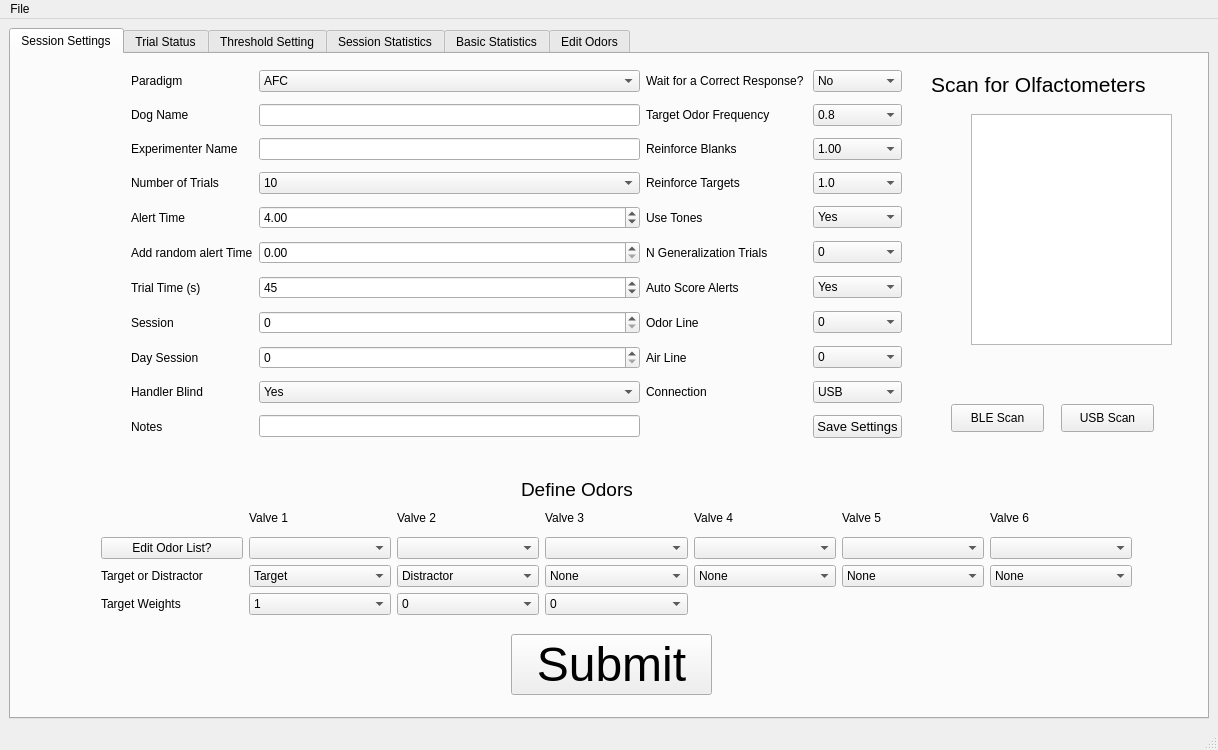
<?xml version="1.0" encoding="UTF-8"?>
<ui version="4.0">
 <class>MainWindow</class>
 <widget class="QMainWindow" name="MainWindow">
  <property name="geometry">
   <rect>
    <x>0</x>
    <y>0</y>
    <width>1218</width>
    <height>750</height>
   </rect>
  </property>
  <property name="windowTitle">
   <string>MainWindow</string>
  </property>
  <widget class="QWidget" name="centralwidget">
   <layout class="QHBoxLayout" name="horizontalLayout">
    <item>
     <widget class="QTabWidget" name="tabWidget">
      <property name="sizePolicy">
       <sizepolicy hsizetype="Preferred" vsizetype="Preferred">
        <horstretch>0</horstretch>
        <verstretch>0</verstretch>
       </sizepolicy>
      </property>
      <property name="currentIndex">
       <number>0</number>
      </property>
      <widget class="QWidget" name="tab">
       <attribute name="title">
        <string>Session Settings</string>
       </attribute>
       <widget class="QWidget" name="gridLayoutWidget">
        <property name="geometry">
         <rect>
          <x>90</x>
          <y>450</y>
          <width>1031</width>
          <height>111</height>
         </rect>
        </property>
        <layout class="QGridLayout" name="gridLayout">
         <item row="2" column="1">
          <widget class="QComboBox" name="TargDist_1">
           <item>
            <property name="text">
             <string>Target</string>
            </property>
           </item>
           <item>
            <property name="text">
             <string>Distractor</string>
            </property>
           </item>
          </widget>
         </item>
         <item row="2" column="0">
          <widget class="QLabel" name="label_28">
           <property name="text">
            <string>Target or Distractor</string>
           </property>
          </widget>
         </item>
         <item row="0" column="3">
          <widget class="QLabel" name="label_11">
           <property name="text">
            <string>Valve 3</string>
           </property>
          </widget>
         </item>
         <item row="0" column="2">
          <widget class="QLabel" name="label_10">
           <property name="text">
            <string>Valve 2</string>
           </property>
          </widget>
         </item>
         <item row="1" column="3">
          <widget class="QComboBox" name="Odor3"/>
         </item>
         <item row="1" column="6">
          <widget class="QComboBox" name="Odor6"/>
         </item>
         <item row="1" column="2">
          <widget class="QComboBox" name="Odor2"/>
         </item>
         <item row="0" column="6">
          <widget class="QLabel" name="label_22">
           <property name="text">
            <string>Valve 6</string>
           </property>
          </widget>
         </item>
         <item row="0" column="1">
          <widget class="QLabel" name="label_9">
           <property name="text">
            <string>Valve 1</string>
           </property>
          </widget>
         </item>
         <item row="1" column="1">
          <widget class="QComboBox" name="Odor1"/>
         </item>
         <item row="1" column="0">
          <widget class="QPushButton" name="EditOdorList">
           <property name="text">
            <string>Edit Odor List?</string>
           </property>
          </widget>
         </item>
         <item row="0" column="5">
          <widget class="QLabel" name="label_21">
           <property name="text">
            <string>Valve 5</string>
           </property>
          </widget>
         </item>
         <item row="1" column="4">
          <widget class="QComboBox" name="Odor4"/>
         </item>
         <item row="1" column="5">
          <widget class="QComboBox" name="Odor5"/>
         </item>
         <item row="0" column="4">
          <widget class="QLabel" name="label_14">
           <property name="text">
            <string>Valve 4</string>
           </property>
          </widget>
         </item>
         <item row="2" column="5">
          <widget class="QComboBox" name="TargDist_5">
           <property name="currentIndex">
            <number>1</number>
           </property>
           <item>
            <property name="text">
             <string>Distractor</string>
            </property>
           </item>
           <item>
            <property name="text">
             <string>None</string>
            </property>
           </item>
          </widget>
         </item>
         <item row="2" column="4">
          <widget class="QComboBox" name="TargDist_4">
           <property name="currentIndex">
            <number>1</number>
           </property>
           <item>
            <property name="text">
             <string>Distractor</string>
            </property>
           </item>
           <item>
            <property name="text">
             <string>None</string>
            </property>
           </item>
          </widget>
         </item>
         <item row="2" column="3">
          <widget class="QComboBox" name="TargDist_3">
           <property name="currentIndex">
            <number>2</number>
           </property>
           <item>
            <property name="text">
             <string>Target</string>
            </property>
           </item>
           <item>
            <property name="text">
             <string>Distractor</string>
            </property>
           </item>
           <item>
            <property name="text">
             <string>None</string>
            </property>
           </item>
          </widget>
         </item>
         <item row="2" column="6">
          <widget class="QComboBox" name="TargDist_6">
           <property name="currentIndex">
            <number>1</number>
           </property>
           <item>
            <property name="text">
             <string>Distractor</string>
            </property>
           </item>
           <item>
            <property name="text">
             <string>None</string>
            </property>
           </item>
          </widget>
         </item>
         <item row="2" column="2">
          <widget class="QComboBox" name="TargDist_2">
           <property name="currentIndex">
            <number>1</number>
           </property>
           <item>
            <property name="text">
             <string>Target</string>
            </property>
           </item>
           <item>
            <property name="text">
             <string>Distractor</string>
            </property>
           </item>
           <item>
            <property name="text">
             <string>Probe</string>
            </property>
           </item>
          </widget>
         </item>
         <item row="3" column="0">
          <widget class="QLabel" name="label_29">
           <property name="text">
            <string>Target Weights</string>
           </property>
          </widget>
         </item>
         <item row="3" column="1">
          <widget class="QComboBox" name="OdorWeights_1">
           <item>
            <property name="text">
             <string>1</string>
            </property>
           </item>
           <item>
            <property name="text">
             <string>2</string>
            </property>
           </item>
           <item>
            <property name="text">
             <string>3</string>
            </property>
           </item>
          </widget>
         </item>
         <item row="3" column="2">
          <widget class="QComboBox" name="OdorWeights_2">
           <item>
            <property name="text">
             <string>0</string>
            </property>
           </item>
           <item>
            <property name="text">
             <string>1</string>
            </property>
           </item>
           <item>
            <property name="text">
             <string>2</string>
            </property>
           </item>
           <item>
            <property name="text">
             <string>3</string>
            </property>
           </item>
          </widget>
         </item>
         <item row="3" column="3">
          <widget class="QComboBox" name="OdorWeights_3">
           <item>
            <property name="text">
             <string>0</string>
            </property>
           </item>
           <item>
            <property name="text">
             <string>1</string>
            </property>
           </item>
           <item>
            <property name="text">
             <string>2</string>
            </property>
           </item>
           <item>
            <property name="text">
             <string>3</string>
            </property>
           </item>
          </widget>
         </item>
        </layout>
       </widget>
       <widget class="QWidget" name="gridLayoutWidget_2">
        <property name="geometry">
         <rect>
          <x>120</x>
          <y>10</y>
          <width>771</width>
          <height>391</height>
         </rect>
        </property>
        <layout class="QGridLayout" name="gridLayout_2">
         <item row="4" column="1">
          <widget class="QDoubleSpinBox" name="AlertTime">
           <property name="value">
            <double>4.000000000000000</double>
           </property>
          </widget>
         </item>
         <item row="1" column="0">
          <widget class="QLabel" name="label">
           <property name="text">
            <string>Dog Name</string>
           </property>
          </widget>
         </item>
         <item row="4" column="0">
          <widget class="QLabel" name="label_2">
           <property name="text">
            <string>Alert Time</string>
           </property>
          </widget>
         </item>
         <item row="3" column="0">
          <widget class="QLabel" name="label_17">
           <property name="text">
            <string>Number of Trials</string>
           </property>
          </widget>
         </item>
         <item row="2" column="0">
          <widget class="QLabel" name="label_7">
           <property name="text">
            <string>Experimenter Name</string>
           </property>
          </widget>
         </item>
         <item row="0" column="0">
          <widget class="QLabel" name="label_4">
           <property name="text">
            <string>Paradigm</string>
           </property>
          </widget>
         </item>
         <item row="3" column="1">
          <widget class="QComboBox" name="NumberofTrials">
           <property name="currentText">
            <string>10</string>
           </property>
           <item>
            <property name="text">
             <string>10</string>
            </property>
           </item>
           <item>
            <property name="text">
             <string>20</string>
            </property>
           </item>
           <item>
            <property name="text">
             <string>30</string>
            </property>
           </item>
           <item>
            <property name="text">
             <string>40</string>
            </property>
           </item>
           <item>
            <property name="text">
             <string>50</string>
            </property>
           </item>
           <item>
            <property name="text">
             <string>60</string>
            </property>
           </item>
          </widget>
         </item>
         <item row="0" column="1">
          <widget class="QComboBox" name="TrainingLevel">
           <item>
            <property name="text">
             <string>AFC</string>
            </property>
           </item>
           <item>
            <property name="text">
             <string>GoNoGo</string>
            </property>
           </item>
           <item>
            <property name="text">
             <string>Threshold</string>
            </property>
           </item>
           <item>
            <property name="text">
             <string>Control</string>
            </property>
           </item>
          </widget>
         </item>
         <item row="2" column="1">
          <widget class="QLineEdit" name="ExperimenterName"/>
         </item>
         <item row="1" column="1">
          <widget class="QLineEdit" name="DogName"/>
         </item>
         <item row="10" column="1">
          <widget class="QSpinBox" name="DaySession"/>
         </item>
         <item row="10" column="0">
          <widget class="QLabel" name="label_6">
           <property name="text">
            <string>Day Session</string>
           </property>
          </widget>
         </item>
         <item row="7" column="0">
          <widget class="QLabel" name="label_3">
           <property name="text">
            <string>Session</string>
           </property>
          </widget>
         </item>
         <item row="7" column="1">
          <widget class="QSpinBox" name="Session"/>
         </item>
         <item row="6" column="1">
          <widget class="QSpinBox" name="TrialTime">
           <property name="value">
            <number>45</number>
           </property>
          </widget>
         </item>
         <item row="6" column="0">
          <widget class="QLabel" name="label_18">
           <property name="text">
            <string>Trial Time (s)</string>
           </property>
          </widget>
         </item>
         <item row="5" column="1">
          <widget class="QDoubleSpinBox" name="AlertTime_2">
           <property name="value">
            <double>0.000000000000000</double>
           </property>
          </widget>
         </item>
         <item row="5" column="0">
          <widget class="QLabel" name="label_35">
           <property name="text">
            <string>Add random alert Time</string>
           </property>
          </widget>
         </item>
         <item row="11" column="2">
          <widget class="QLabel" name="label_37">
           <property name="text">
            <string>Connection</string>
           </property>
          </widget>
         </item>
         <item row="11" column="0">
          <widget class="QLabel" name="label_23">
           <property name="text">
            <string>Handler Blind</string>
           </property>
          </widget>
         </item>
         <item row="11" column="1">
          <widget class="QComboBox" name="HandlerBlind">
           <item>
            <property name="text">
             <string>Yes</string>
            </property>
           </item>
           <item>
            <property name="text">
             <string>No</string>
            </property>
           </item>
          </widget>
         </item>
         <item row="11" column="3">
          <widget class="QComboBox" name="connection">
           <item>
            <property name="text">
             <string>USB</string>
            </property>
           </item>
           <item>
            <property name="text">
             <string>BLE</string>
            </property>
           </item>
          </widget>
         </item>
         <item row="13" column="0">
          <widget class="QLabel" name="label_26">
           <property name="text">
            <string>Notes</string>
           </property>
          </widget>
         </item>
         <item row="13" column="1">
          <widget class="QLineEdit" name="Notes"/>
         </item>
         <item row="13" column="3">
          <widget class="QPushButton" name="pushButton_2">
           <property name="font">
            <font>
             <pointsize>10</pointsize>
            </font>
           </property>
           <property name="text">
            <string>Save Settings</string>
           </property>
          </widget>
         </item>
         <item row="0" column="2">
          <widget class="QLabel" name="label_16">
           <property name="text">
            <string>Wait for a Correct Response? </string>
           </property>
          </widget>
         </item>
         <item row="0" column="3">
          <widget class="QComboBox" name="WaitforCorrect">
           <item>
            <property name="text">
             <string>No</string>
            </property>
           </item>
           <item>
            <property name="text">
             <string>Yes</string>
            </property>
           </item>
          </widget>
         </item>
         <item row="1" column="2">
          <widget class="QLabel" name="label_12">
           <property name="text">
            <string>Target Odor Frequency</string>
           </property>
          </widget>
         </item>
         <item row="1" column="3">
          <widget class="QComboBox" name="OdorPrev">
           <property name="currentText">
            <string>0.8</string>
           </property>
           <property name="currentIndex">
            <number>2</number>
           </property>
           <item>
            <property name="text">
             <string>1.0</string>
            </property>
           </item>
           <item>
            <property name="text">
             <string>0.9</string>
            </property>
           </item>
           <item>
            <property name="text">
             <string>0.8</string>
            </property>
           </item>
           <item>
            <property name="text">
             <string>0.7</string>
            </property>
           </item>
           <item>
            <property name="text">
             <string>0.6</string>
            </property>
           </item>
           <item>
            <property name="text">
             <string>0.5</string>
            </property>
           </item>
           <item>
            <property name="text">
             <string>0.4</string>
            </property>
           </item>
           <item>
            <property name="text">
             <string>0.3</string>
            </property>
           </item>
           <item>
            <property name="text">
             <string>0.2</string>
            </property>
           </item>
          </widget>
         </item>
         <item row="2" column="2">
          <widget class="QLabel" name="label_13">
           <property name="text">
            <string>Reinforce Blanks</string>
           </property>
          </widget>
         </item>
         <item row="2" column="3">
          <widget class="QComboBox" name="ReinforceBlanks">
           <property name="currentText">
            <string>1.00</string>
           </property>
           <property name="currentIndex">
            <number>0</number>
           </property>
           <item>
            <property name="text">
             <string>1.00</string>
            </property>
           </item>
           <item>
            <property name="text">
             <string>0.90</string>
            </property>
           </item>
           <item>
            <property name="text">
             <string>0.80</string>
            </property>
           </item>
           <item>
            <property name="text">
             <string>0.70</string>
            </property>
           </item>
           <item>
            <property name="text">
             <string>0.60</string>
            </property>
           </item>
           <item>
            <property name="text">
             <string>0.50</string>
            </property>
           </item>
           <item>
            <property name="text">
             <string>0.40</string>
            </property>
           </item>
           <item>
            <property name="text">
             <string>0.30</string>
            </property>
           </item>
           <item>
            <property name="text">
             <string>0.20</string>
            </property>
           </item>
           <item>
            <property name="text">
             <string>0.10</string>
            </property>
           </item>
           <item>
            <property name="text">
             <string>0.00</string>
            </property>
           </item>
          </widget>
         </item>
         <item row="3" column="2">
          <widget class="QLabel" name="label_15">
           <property name="text">
            <string>Reinforce Targets</string>
           </property>
          </widget>
         </item>
         <item row="3" column="3">
          <widget class="QComboBox" name="ReinforceTargets">
           <item>
            <property name="text">
             <string>1.0</string>
            </property>
           </item>
           <item>
            <property name="text">
             <string>0.9</string>
            </property>
           </item>
           <item>
            <property name="text">
             <string>0.8</string>
            </property>
           </item>
           <item>
            <property name="text">
             <string>0.7</string>
            </property>
           </item>
           <item>
            <property name="text">
             <string>0.6</string>
            </property>
           </item>
           <item>
            <property name="text">
             <string>0.5</string>
            </property>
           </item>
           <item>
            <property name="text">
             <string>0.4</string>
            </property>
           </item>
           <item>
            <property name="text">
             <string>0.3</string>
            </property>
           </item>
           <item>
            <property name="text">
             <string>0.2</string>
            </property>
           </item>
           <item>
            <property name="text">
             <string>0.1</string>
            </property>
           </item>
          </widget>
         </item>
         <item row="4" column="2">
          <widget class="QLabel" name="label_5">
           <property name="text">
            <string>Use Tones</string>
           </property>
          </widget>
         </item>
         <item row="4" column="3">
          <widget class="QComboBox" name="Context">
           <item>
            <property name="text">
             <string>Yes</string>
            </property>
           </item>
           <item>
            <property name="text">
             <string>No</string>
            </property>
           </item>
          </widget>
         </item>
         <item row="5" column="2">
          <widget class="QLabel" name="label_19">
           <property name="text">
            <string>N Generalization Trials</string>
           </property>
          </widget>
         </item>
         <item row="5" column="3">
          <widget class="QComboBox" name="GenProbes">
           <item>
            <property name="text">
             <string>0</string>
            </property>
           </item>
           <item>
            <property name="text">
             <string>2</string>
            </property>
           </item>
           <item>
            <property name="text">
             <string>4</string>
            </property>
           </item>
           <item>
            <property name="text">
             <string>6</string>
            </property>
           </item>
           <item>
            <property name="text">
             <string>8</string>
            </property>
           </item>
          </widget>
         </item>
         <item row="6" column="2">
          <widget class="QLabel" name="label_24">
           <property name="text">
            <string>Auto Score Alerts</string>
           </property>
          </widget>
         </item>
         <item row="6" column="3">
          <widget class="QComboBox" name="comboBox">
           <item>
            <property name="text">
             <string>Yes</string>
            </property>
           </item>
           <item>
            <property name="text">
             <string>No</string>
            </property>
           </item>
          </widget>
         </item>
         <item row="7" column="2">
          <widget class="QLabel" name="label_20">
           <property name="text">
            <string>Odor Line</string>
           </property>
          </widget>
         </item>
         <item row="10" column="2">
          <widget class="QLabel" name="label_36">
           <property name="text">
            <string>Air Line</string>
           </property>
          </widget>
         </item>
         <item row="7" column="3">
          <widget class="QComboBox" name="odorLine">
           <item>
            <property name="text">
             <string>0</string>
            </property>
           </item>
           <item>
            <property name="text">
             <string>.1</string>
            </property>
           </item>
           <item>
            <property name="text">
             <string>.25</string>
            </property>
           </item>
           <item>
            <property name="text">
             <string>0.50</string>
            </property>
           </item>
           <item>
            <property name="text">
             <string>0.75</string>
            </property>
           </item>
           <item>
            <property name="text">
             <string>1.0</string>
            </property>
           </item>
          </widget>
         </item>
         <item row="10" column="3">
          <widget class="QComboBox" name="airLine">
           <item>
            <property name="text">
             <string>0</string>
            </property>
           </item>
           <item>
            <property name="text">
             <string>0.1</string>
            </property>
           </item>
           <item>
            <property name="text">
             <string>0.25</string>
            </property>
           </item>
           <item>
            <property name="text">
             <string>0.5</string>
            </property>
           </item>
           <item>
            <property name="text">
             <string>1</string>
            </property>
           </item>
           <item>
            <property name="text">
             <string>1.5</string>
            </property>
           </item>
           <item>
            <property name="text">
             <string>2</string>
            </property>
           </item>
           <item>
            <property name="text">
             <string>2.5</string>
            </property>
           </item>
           <item>
            <property name="text">
             <string>3</string>
            </property>
           </item>
          </widget>
         </item>
        </layout>
       </widget>
       <widget class="QLabel" name="label_8">
        <property name="geometry">
         <rect>
          <x>510</x>
          <y>410</y>
          <width>161</width>
          <height>51</height>
         </rect>
        </property>
        <property name="font">
         <font>
          <pointsize>14</pointsize>
         </font>
        </property>
        <property name="text">
         <string>Define Odors</string>
        </property>
       </widget>
       <widget class="QPushButton" name="Submit">
        <property name="enabled">
         <bool>true</bool>
        </property>
        <property name="geometry">
         <rect>
          <x>500</x>
          <y>580</y>
          <width>201</width>
          <height>61</height>
         </rect>
        </property>
        <property name="sizePolicy">
         <sizepolicy hsizetype="Minimum" vsizetype="MinimumExpanding">
          <horstretch>0</horstretch>
          <verstretch>0</verstretch>
         </sizepolicy>
        </property>
        <property name="font">
         <font>
          <pointsize>36</pointsize>
         </font>
        </property>
        <property name="text">
         <string>Submit</string>
        </property>
       </widget>
       <widget class="QListWidget" name="listWidget">
        <property name="geometry">
         <rect>
          <x>960</x>
          <y>60</y>
          <width>201</width>
          <height>231</height>
         </rect>
        </property>
       </widget>
       <widget class="QLabel" name="label_38">
        <property name="geometry">
         <rect>
          <x>920</x>
          <y>10</y>
          <width>281</width>
          <height>41</height>
         </rect>
        </property>
        <property name="font">
         <font>
          <pointsize>16</pointsize>
         </font>
        </property>
        <property name="text">
         <string>Scan for Olfactometers</string>
        </property>
       </widget>
       <widget class="QPushButton" name="BLEScan">
        <property name="geometry">
         <rect>
          <x>940</x>
          <y>350</y>
          <width>93</width>
          <height>28</height>
         </rect>
        </property>
        <property name="text">
         <string>BLE Scan</string>
        </property>
       </widget>
       <widget class="QPushButton" name="USBScan">
        <property name="geometry">
         <rect>
          <x>1050</x>
          <y>350</y>
          <width>93</width>
          <height>28</height>
         </rect>
        </property>
        <property name="text">
         <string>USB Scan</string>
        </property>
       </widget>
      </widget>
      <widget class="QWidget" name="tab_2">
       <attribute name="title">
        <string>Trial Status</string>
       </attribute>
       <widget class="QLCDNumber" name="trialNumber">
        <property name="geometry">
         <rect>
          <x>520</x>
          <y>20</y>
          <width>201</width>
          <height>91</height>
         </rect>
        </property>
       </widget>
       <widget class="QLabel" name="infoLabel">
        <property name="geometry">
         <rect>
          <x>190</x>
          <y>110</y>
          <width>891</width>
          <height>151</height>
         </rect>
        </property>
        <property name="font">
         <font>
          <pointsize>36</pointsize>
         </font>
        </property>
        <property name="text">
         <string>Updates</string>
        </property>
       </widget>
       <widget class="QLabel" name="label_27">
        <property name="geometry">
         <rect>
          <x>10</x>
          <y>280</y>
          <width>231</width>
          <height>121</height>
         </rect>
        </property>
        <property name="font">
         <font>
          <pointsize>22</pointsize>
         </font>
        </property>
        <property name="text">
         <string>Manual Score</string>
        </property>
       </widget>
       <widget class="QComboBox" name="Response_Box">
        <property name="geometry">
         <rect>
          <x>430</x>
          <y>110</y>
          <width>581</width>
          <height>121</height>
         </rect>
        </property>
        <property name="font">
         <font>
          <pointsize>36</pointsize>
         </font>
        </property>
        <item>
         <property name="text">
          <string>All Clear</string>
         </property>
        </item>
        <item>
         <property name="text">
          <string>Olfactometer1</string>
         </property>
        </item>
        <item>
         <property name="text">
          <string>Olfactometer2</string>
         </property>
        </item>
        <item>
         <property name="text">
          <string>Olfactometer3</string>
         </property>
        </item>
        <item>
         <property name="text">
          <string>Olfactometer4</string>
         </property>
        </item>
        <item>
         <property name="text">
          <string>Olfactometer5</string>
         </property>
        </item>
        <item>
         <property name="text">
          <string>Olfactometer6</string>
         </property>
        </item>
       </widget>
       <widget class="QWidget" name="gridLayoutWidget_4">
        <property name="geometry">
         <rect>
          <x>310</x>
          <y>230</y>
          <width>761</width>
          <height>331</height>
         </rect>
        </property>
        <layout class="QGridLayout" name="gridLayout_4">
         <property name="horizontalSpacing">
          <number>7</number>
         </property>
         <item row="0" column="1">
          <widget class="QPushButton" name="response_2">
           <property name="font">
            <font>
             <pointsize>48</pointsize>
            </font>
           </property>
           <property name="text">
            <string>2</string>
           </property>
          </widget>
         </item>
         <item row="1" column="0">
          <widget class="QPushButton" name="response_4">
           <property name="font">
            <font>
             <pointsize>48</pointsize>
            </font>
           </property>
           <property name="text">
            <string>4</string>
           </property>
          </widget>
         </item>
         <item row="0" column="0">
          <widget class="QPushButton" name="response_1">
           <property name="font">
            <font>
             <pointsize>48</pointsize>
            </font>
           </property>
           <property name="text">
            <string>1</string>
           </property>
          </widget>
         </item>
         <item row="1" column="2">
          <widget class="QPushButton" name="response_6">
           <property name="font">
            <font>
             <pointsize>48</pointsize>
            </font>
           </property>
           <property name="text">
            <string>6</string>
           </property>
          </widget>
         </item>
         <item row="0" column="2">
          <widget class="QPushButton" name="response_3">
           <property name="font">
            <font>
             <pointsize>48</pointsize>
            </font>
           </property>
           <property name="text">
            <string>3</string>
           </property>
          </widget>
         </item>
         <item row="1" column="1">
          <widget class="QPushButton" name="response_5">
           <property name="font">
            <font>
             <pointsize>48</pointsize>
            </font>
           </property>
           <property name="text">
            <string>5</string>
           </property>
          </widget>
         </item>
         <item row="2" column="1">
          <widget class="QPushButton" name="response_7">
           <property name="font">
            <font>
             <pointsize>28</pointsize>
            </font>
           </property>
           <property name="text">
            <string>All Clear</string>
           </property>
          </widget>
         </item>
         <item row="2" column="2">
          <widget class="QPushButton" name="pushButton">
           <property name="font">
            <font>
             <pointsize>28</pointsize>
            </font>
           </property>
           <property name="text">
            <string>Submit</string>
           </property>
          </widget>
         </item>
        </layout>
       </widget>
      </widget>
      <widget class="QWidget" name="tab_3">
       <attribute name="title">
        <string>Threshold Setting</string>
       </attribute>
       <widget class="QLabel" name="Position1">
        <property name="geometry">
         <rect>
          <x>350</x>
          <y>130</y>
          <width>151</width>
          <height>101</height>
         </rect>
        </property>
        <property name="font">
         <font>
          <pointsize>18</pointsize>
         </font>
        </property>
        <property name="text">
         <string>Odor Line</string>
        </property>
       </widget>
       <widget class="QLabel" name="Position3">
        <property name="geometry">
         <rect>
          <x>660</x>
          <y>130</y>
          <width>181</width>
          <height>101</height>
         </rect>
        </property>
        <property name="font">
         <font>
          <pointsize>18</pointsize>
         </font>
        </property>
        <property name="text">
         <string>Air Line</string>
        </property>
       </widget>
       <widget class="QLabel" name="Position1_2">
        <property name="geometry">
         <rect>
          <x>340</x>
          <y>250</y>
          <width>151</width>
          <height>101</height>
         </rect>
        </property>
        <property name="font">
         <font>
          <pointsize>18</pointsize>
         </font>
        </property>
        <property name="text">
         <string>Setting 1</string>
        </property>
       </widget>
       <widget class="QLabel" name="Position1_3">
        <property name="geometry">
         <rect>
          <x>670</x>
          <y>250</y>
          <width>151</width>
          <height>101</height>
         </rect>
        </property>
        <property name="font">
         <font>
          <pointsize>18</pointsize>
         </font>
        </property>
        <property name="text">
         <string>Setting 2</string>
        </property>
       </widget>
      </widget>
      <widget class="QWidget" name="tab_6">
       <attribute name="title">
        <string>Session Statistics</string>
       </attribute>
      </widget>
      <widget class="QWidget" name="tab_7">
       <attribute name="title">
        <string>Basic Statistics</string>
       </attribute>
      </widget>
      <widget class="QWidget" name="tab_5">
       <attribute name="title">
        <string>Edit Odors</string>
       </attribute>
       <widget class="QWidget" name="gridLayoutWidget_3">
        <property name="geometry">
         <rect>
          <x>210</x>
          <y>130</y>
          <width>741</width>
          <height>251</height>
         </rect>
        </property>
        <layout class="QGridLayout" name="gridLayout_3">
         <item row="0" column="1">
          <widget class="QLineEdit" name="NewOdor_1"/>
         </item>
         <item row="6" column="1">
          <widget class="QPushButton" name="ResetOdors">
           <property name="text">
            <string>Re-set Odor Names</string>
           </property>
          </widget>
         </item>
         <item row="0" column="0">
          <widget class="QLabel" name="label_25">
           <property name="text">
            <string>Valve 1</string>
           </property>
          </widget>
         </item>
         <item row="1" column="0">
          <widget class="QLabel" name="label_30">
           <property name="text">
            <string>Valve 2</string>
           </property>
          </widget>
         </item>
         <item row="4" column="0">
          <widget class="QLabel" name="label_33">
           <property name="text">
            <string>Valve 5</string>
           </property>
          </widget>
         </item>
         <item row="3" column="0">
          <widget class="QLabel" name="label_32">
           <property name="text">
            <string>Valve 4</string>
           </property>
          </widget>
         </item>
         <item row="2" column="0">
          <widget class="QLabel" name="label_31">
           <property name="text">
            <string>Valve 3</string>
           </property>
          </widget>
         </item>
         <item row="5" column="0">
          <widget class="QLabel" name="label_34">
           <property name="text">
            <string>Valve 6</string>
           </property>
          </widget>
         </item>
         <item row="1" column="1">
          <widget class="QLineEdit" name="NewOdor_2"/>
         </item>
         <item row="2" column="1">
          <widget class="QLineEdit" name="NewOdor_3"/>
         </item>
         <item row="3" column="1">
          <widget class="QLineEdit" name="NewOdor_4"/>
         </item>
         <item row="4" column="1">
          <widget class="QLineEdit" name="NewOdor_5"/>
         </item>
         <item row="5" column="1">
          <widget class="QLineEdit" name="NewOdor_6"/>
         </item>
        </layout>
       </widget>
      </widget>
     </widget>
    </item>
   </layout>
  </widget>
  <widget class="QMenuBar" name="menubar">
   <property name="geometry">
    <rect>
     <x>0</x>
     <y>0</y>
     <width>1218</width>
     <height>26</height>
    </rect>
   </property>
   <widget class="QMenu" name="menuFile">
    <property name="title">
     <string>File</string>
    </property>
    <addaction name="actionsave_as_default"/>
    <addaction name="actionset_directory"/>
    <addaction name="actionset_data_folder"/>
   </widget>
   <addaction name="menuFile"/>
  </widget>
  <widget class="QStatusBar" name="statusbar"/>
  <action name="actionsave_as_default">
   <property name="text">
    <string>save as default</string>
   </property>
  </action>
  <action name="actionset_directory">
   <property name="text">
    <string>set directory</string>
   </property>
  </action>
  <action name="actionset_data_folder">
   <property name="text">
    <string>set data folder</string>
   </property>
  </action>
 </widget>
 <resources/>
 <connections/>
</ui>
